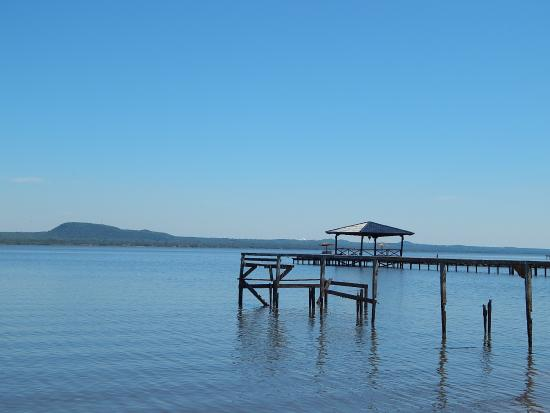
#> input picture img/lago-ypacarai (5).jpg, 550 x 413 px
$ jupyter execute --allow-errors cont_dif.ipynb
#> lines starting #> are read from the running program, lines starting #| are printed output that depends on the picture
[cell 1]
import cv2
import skfuzzy as fuzz
import numpy as np

from os import getcwd
from os.path import join,dirname,abspath
from skfuzzy import control as ctrl

[cell 2]
import numpy as np
from IPython.display import display, Image
import io
from PIL import Image as PILImage
import matplotlib.pyplot as plt

def show_image_np(image_array):
    # Convertir la matriz NumPy a un objeto PIL
    pil_image = PILImage.fromarray(image_array)

    # Convertir la imagen PIL a un objeto BytesIO
    buffer = io.BytesIO()
    pil_image.save(buffer, format='PNG')
    buffer.seek(0)

    # Mostrar la imagen en el notebook
    display(Image(data=buffer.read(), format='PNG'))

def show_model(antecedent,a_universe,consequent,c_universe):
    # Graficar las funciones de membresía
    fig, ax = plt.subplots(nrows=1, ncols=2, figsize=(12, 6))

    # Funciones de membresía para C (low y high)
    ax[0].plot(a_universe, antecedent["low"].mf, 'b', linewidth=1.5, label='Low')
    ax[0].plot(a_universe, antecedent["medium"].mf, 'g', linewidth=1.5, label='Medium')
    ax[0].plot(a_universe, antecedent["high"].mf, 'r', linewidth=1.5, label='High')
    ax[0].set_title('Funciones de Membresía para C')
    ax[0].legend()

    # Funciones de membresía para edge (no y yes)
    ax[1].plot(c_universe, consequent["low"].mf, 'b', linewidth=1.5, label='No')
    ax[1].plot(c_universe, consequent["yes"].mf, 'r', linewidth=1.5, label='Yes')
    ax[1].plot(c_universe, consequent["high"].mf, 'y', linewidth=1.5, label='high')
    ax[1].set_title('Funciones de Membresía para Edge')
    ax[1].legend()

    plt.tight_layout()
    plt.show()

[cell 3]
filename = join(dirname(getcwd()), "img/lago-ypacarai (5).jpg")

image=cv2.imread(filename)
#> image is the input picture: shape (413, 550, 3); mean B, G, R 192.4, 155.4, 101.9

x,y,a = image.shape
#> x = 413; y = 550; a = 3
#image2=filter_h(image)
imagen=cv2.resize(image, (200, int(x*200/y)))
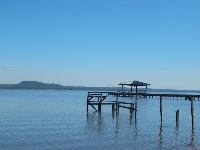
#> imagen: shape (150, 200, 3); mean B, G, R 192.2, 155.3, 101.7
gray=cv2.cvtColor(imagen, cv2.COLOR_BGR2GRAY)
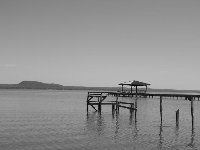
#> gray: shape (150, 200); min 4, max 202, mean 143.4
show_image_np(gray)

min_pixel = gray.min()
#> min_pixel = 4
max_pixel = gray.max()
#> max_pixel = 202

universe = np.arange(min_pixel, max_pixel, (1/256))
#> (the rest of this cell did not finish here and is left out)

[cell 4]
valor_medio = int((int(min_pixel)+int(max_pixel))/2)
#> valor_medio = 103

#> (the rest of this cell did not finish here and is left out)

$ run again, with img/lago-ypacarai (1).jpg copied over img/lago-ypacarai (5).jpg
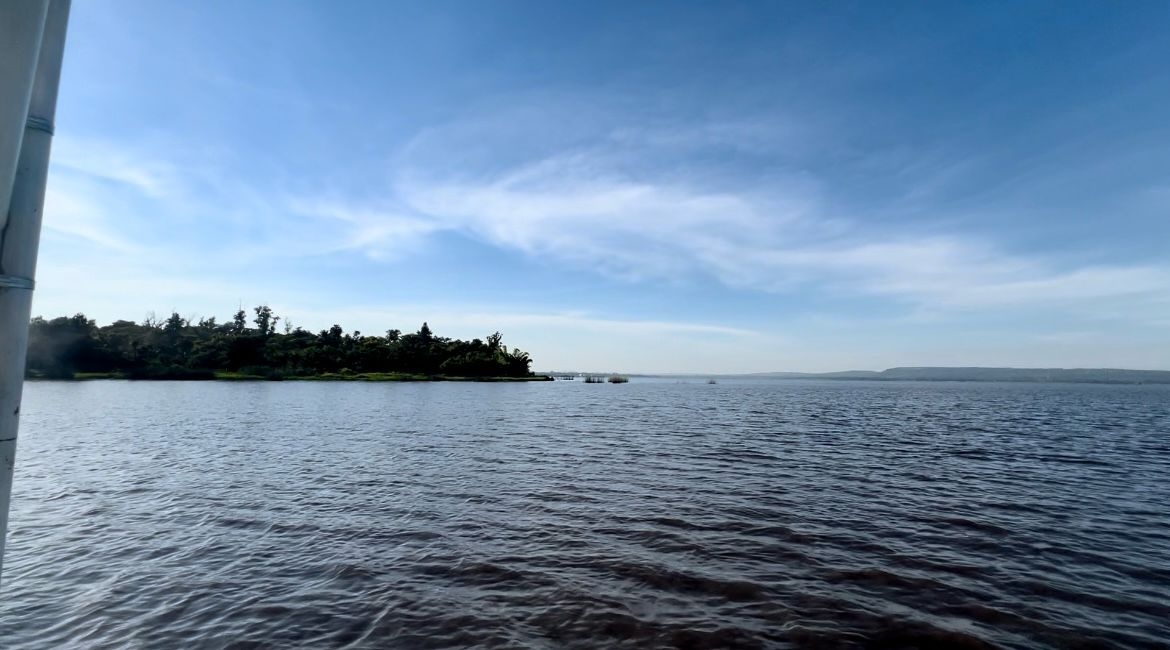
#> input picture img/lago-ypacarai (1).jpg, 1170 x 650 px
#> image is the input picture: shape (650, 1170, 3); mean B, G, R 166.7, 138.2, 110.9
#> `imagen=cv2.resize(image, (200, int(x*200/y)))`:
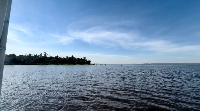
#> imagen: shape (111, 200, 3); mean B, G, R 166.7, 138.3, 111
#> `gray=cv2.cvtColor(imagen, cv2.COLOR_BGR2GRAY)`:
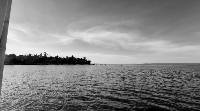
#> gray: shape (111, 200); min 0, max 241, mean 133.4
#> min_pixel = 0
#> max_pixel = 241
#> valor_medio = 120

$ run again, with img/lago-ypacarai (2).jpg copied over img/lago-ypacarai (5).jpg
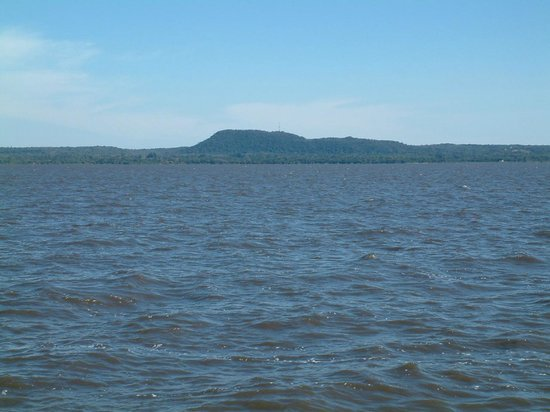
#> input picture img/lago-ypacarai (2).jpg, 550 x 412 px
#> image is the input picture: shape (412, 550, 3); mean B, G, R 161.9, 138.9, 103.2
#> `imagen=cv2.resize(image, (200, int(x*200/y)))`:
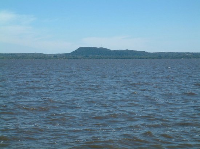
#> imagen: shape (149, 200, 3); mean B, G, R 161.8, 138.8, 103.1
#> `gray=cv2.cvtColor(imagen, cv2.COLOR_BGR2GRAY)`:
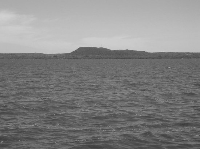
#> gray: shape (149, 200); min 58, max 209, mean 130.8
#> min_pixel = 58
#> max_pixel = 209
#> valor_medio = 133

$ run again, with img/lago-ypacarai (3).jpg copied over img/lago-ypacarai (5).jpg
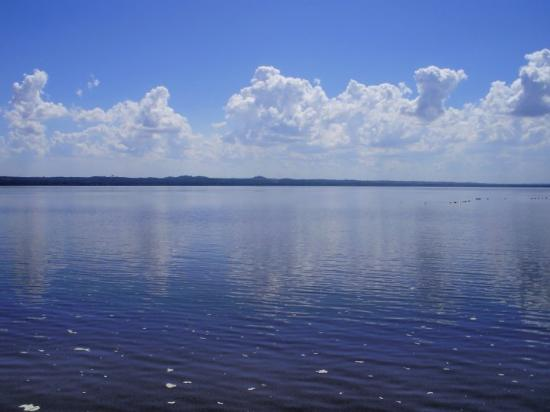
#> input picture img/lago-ypacarai (3).jpg, 550 x 412 px
#> image is the input picture: shape (412, 550, 3); mean B, G, R 159.8, 116.4, 98.9
#> `gray=cv2.cvtColor(imagen, cv2.COLOR_BGR2GRAY)`:
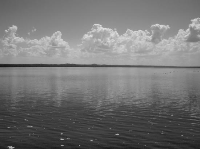
#> gray: shape (149, 200); min 20, max 224, mean 116
#> min_pixel = 20
#> max_pixel = 224
#> valor_medio = 122
